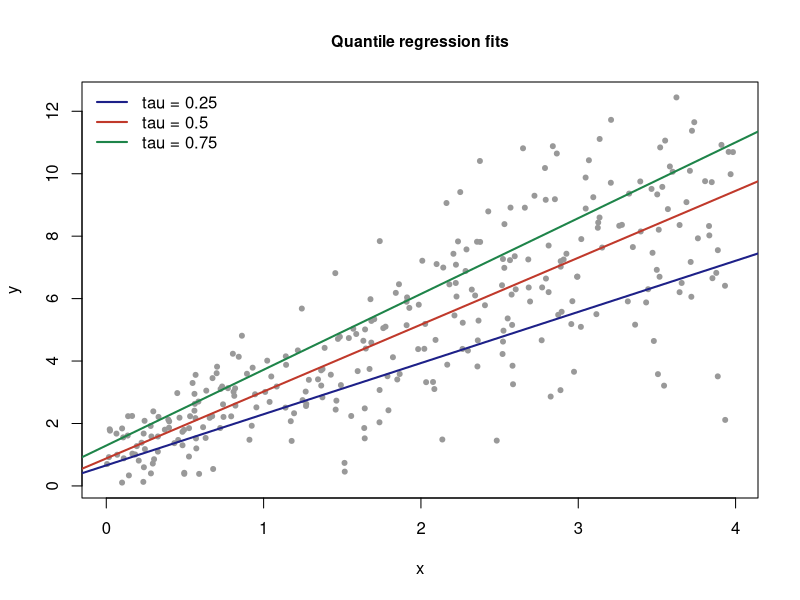

R code for this plot:
## ---- chunk 1
set.seed(2026)
n <- 300
x <- runif(n, 0, 4)
beta <- c(1, 2)
y <- beta[1] + beta[2] * x + (0.5 + 0.6 * x) * rnorm(n)

rho <- function(u, tau) u * (tau - (u < 0))
fit_qr <- function(tau) {
  obj <- function(b) sum(rho(y - b[1] - b[2] * x, tau))
  optim(c(0, 0), obj, method = "BFGS")$par
}
tau_vec <- c(0.25, 0.5, 0.75)
beta_hat <- sapply(tau_vec, fit_qr)
rownames(beta_hat) <- c("intercept", "slope")
colnames(beta_hat) <- paste0("tau=", tau_vec)
beta_hat
## ---- chunk 2
plot(x, y, pch = 20, col = "grey60",
     main = "Quantile regression fits", cex.main = 0.95)
for (j in seq_along(tau_vec)) {
  abline(a = beta_hat[1, j], b = beta_hat[2, j],
         col = c("#1d2088", "#c0392b", "#1e8449")[j], lwd = 2)
}
legend("topleft", legend = paste("tau =", tau_vec),
       col = c("#1d2088", "#c0392b", "#1e8449"), lwd = 2, bty = "n")
